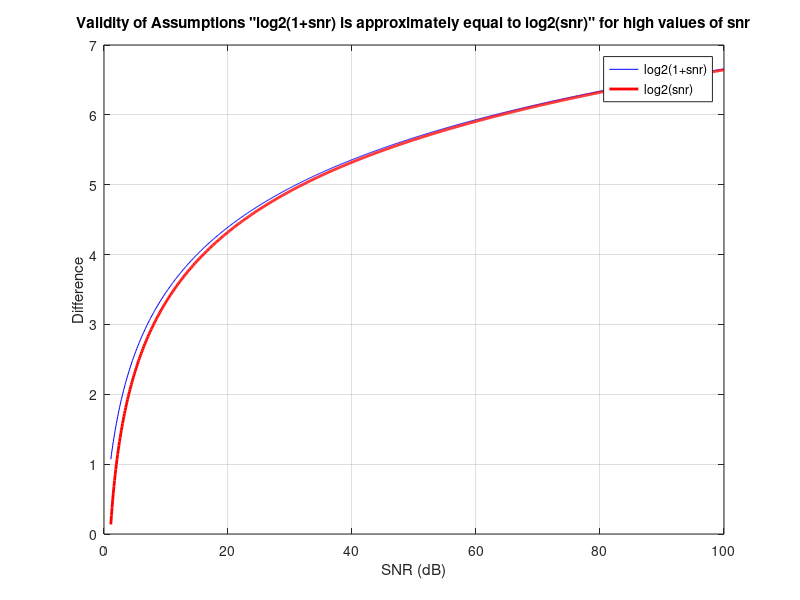
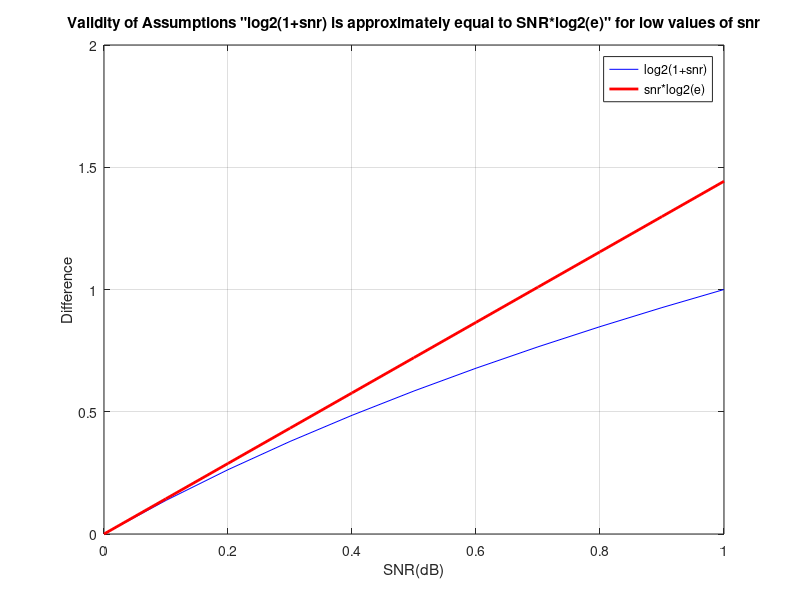

These charts were generated, in order, by the following MATLAB code:
% case 1 : log2(1+SNR) is approximately equal to log2(SNR) for high SNR
clc;
snr = 0:0.1:100;
x1 = log2(1 + snr);
x2 = log2(snr);
% PLOT Function
figure(1);
plot(snr(snr>1), x1(snr>1), 'b',snr(snr>1), x2(snr>1), 'r', 'LineWidth', 2); %%(snr>1) is chosen to keep the snr positive
grid on;
legend('log2(1+snr)', 'log2(snr)');
xlabel('SNR (dB)');
ylabel('Difference');
title('Validity of Assumptions "log2(1+snr) is approximately equal to log2(snr)" for high values of snr');
% case2: log2(1+SNR) is approximately equal to snr*log2(e) for low values of SNR
snr = 0:0.1:1;
x1 = log2(1 + snr);
x3 = snr * log2(exp(1));
% PLOT Function
figure(2);
plot(snr, x1, 'b', snr, x3, 'r', 'LineWidth', 2);
grid on;
legend('log2(1+snr)', 'snr*log2(e)');
xlabel('SNR(dB)');
ylabel('Difference');
title('Validity of Assumptions "log2(1+snr) is approximately equal to SNR*log2(e)" for low values of snr');
